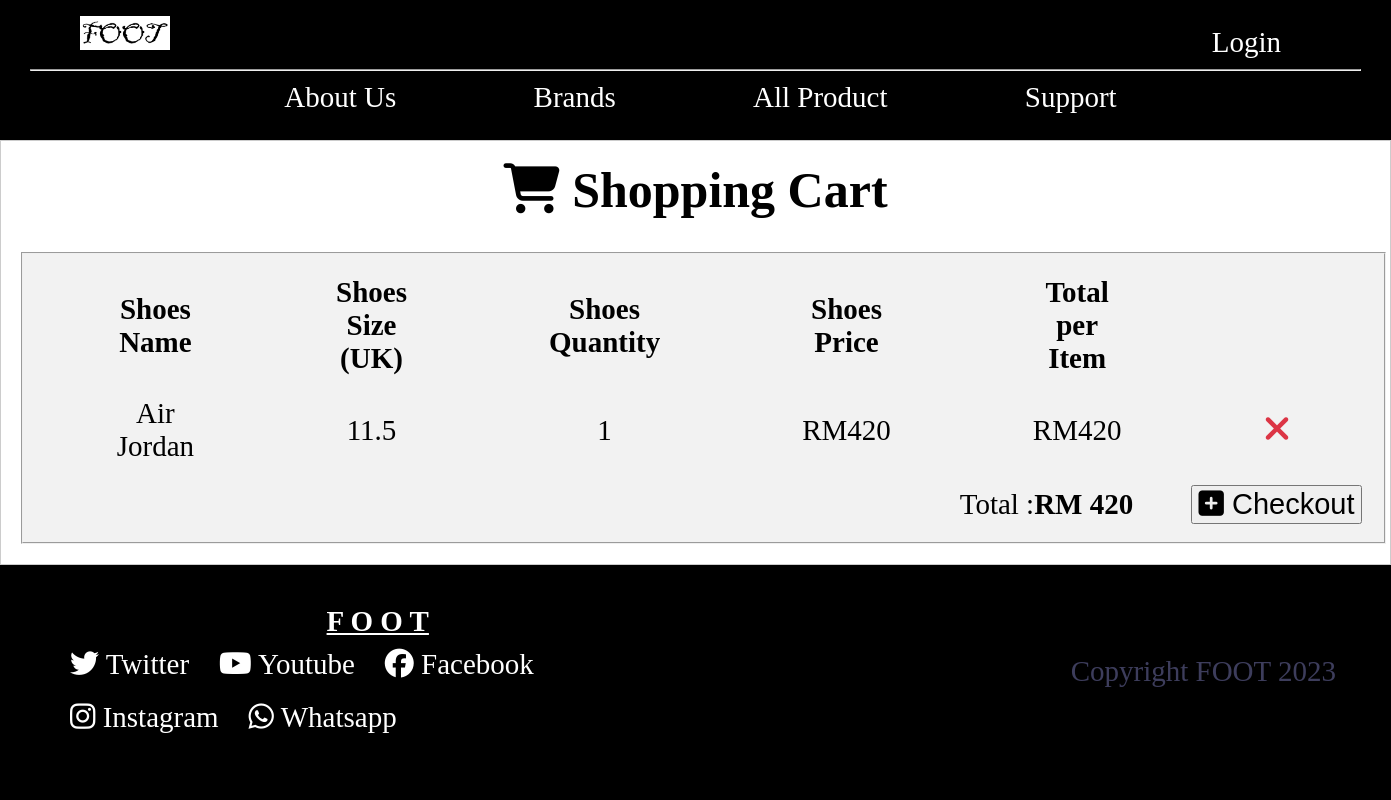
/order.php?user_id=2, run on an earlier commit of the app's database.
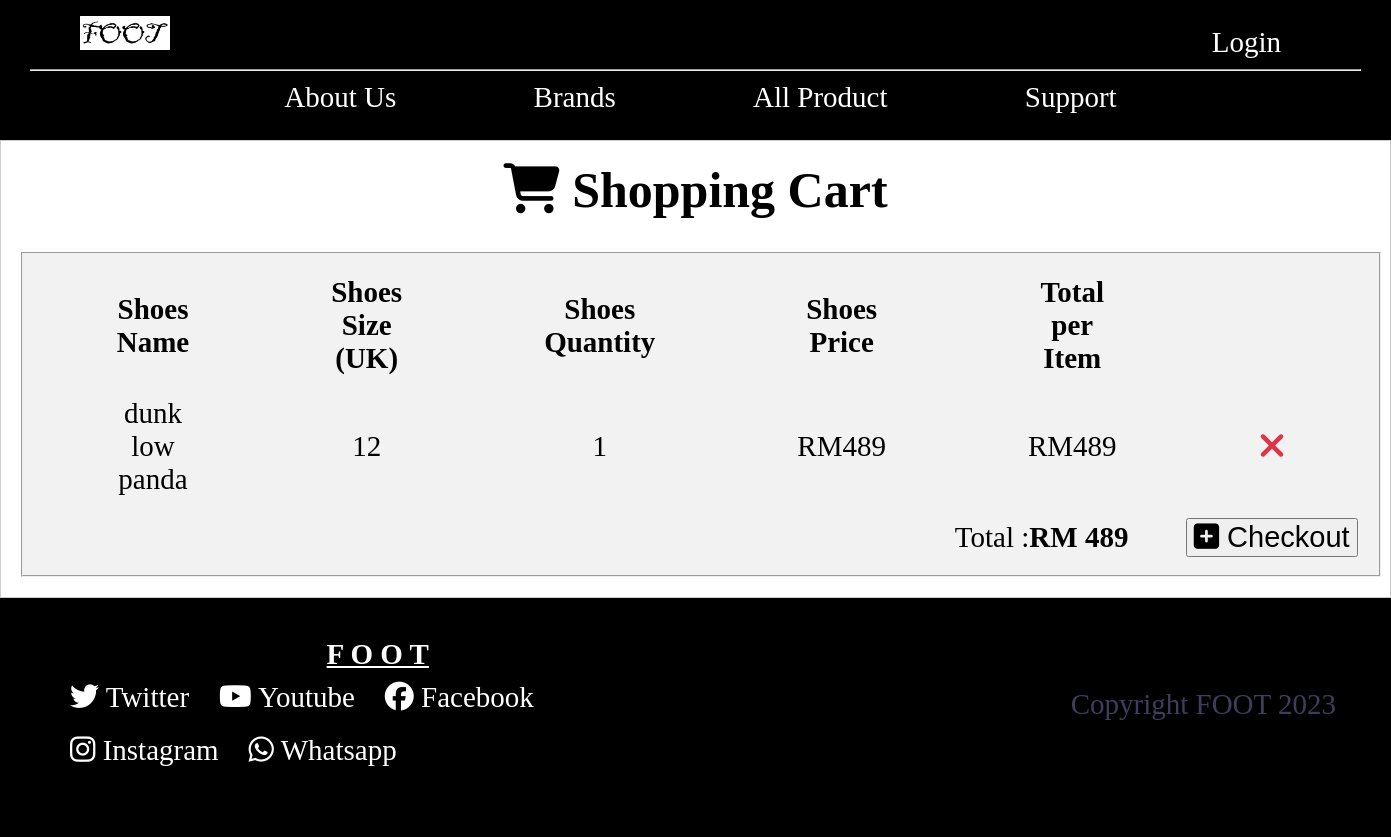
And on a later commit of the database.
### tables this page shows
CREATE TABLE `orders` (
  `order_ID` int(30) NOT NULL,
  `shoesname` varchar(30) NOT NULL,
  `price` int(30) NOT NULL,
  `quantity` int(30) NOT NULL,
  `shoessize` varchar(10) NOT NULL,
  `user_id` int(11) NOT NULL,
  `pro_id` int(11) NOT NULL,
  `stock` int(11) NOT NULL
);

### order.php (the view, shortened to what this page needs)
<?php
    include 'header.php';
    include 'conn.php';
?>
<!DOCTYPE html>
<html lang="en">
<head>
</head>
<body>
<div class="middle">
<div class="container">
<h1><b style="font-size: 50px;"><i class="fa fa-shopping-cart" style="font-size:50px;"> </i> Shopping Cart </b></h1><br>
<fieldset>
    <?php
    $id =$_GET['user_id'];
    $sql = "SELECT * FROM orders where user_id = '$id' ";
    $result = mysqli_query($conn,$sql);
    ?>
  <table >
    <tr>
      <td><strong>Shoes Name </strong></td>
      <td><strong>Shoes Size (UK) </strong></td>
      <td><strong>Shoes Quantity</strong></td>
      <td><strong>Shoes Price</strong></td>
      <td><strong>Total per Item</strong></td>
    </tr>
    <?php
        $total=0;
    while($row = mysqli_fetch_array($result))
    {
        ?>
    <tr>
      <td><?php echo $row["shoesname"]; ?></td>
      <td><?php echo $row["shoessize"]; ?></td>
      <td><?php echo $row["quantity"];	?></td>
      <td>RM<?php echo $row["price"];?></td>
      <?php
        $p=$row["price"];
        $q=$row["quantity"];
        $subtotal=$p*$q;
        $total =  $total + $subtotal;
        ?>
      <td>RM<?php echo $subtotal; ?></td>
      <td><a href="deleteorder.php?order_ID=<?php echo $row['order_ID']; ?>&&user_id=<?php echo $id ?>"><i class="fa fa-close" style="font-size:36px;color:#dc3545;"></i></a>
      </td>
    </tr>
        <?php
    }
    ?>
        </div>
  <div class="rightway">
 <form action="" method="post">
  <p>Total :<span style="color:black"><b>RM <?php echo $total;?></b></span>
  <span style="padding: 0px 0px 0px 50px;">    <button type="submit" name="saveas" ><i class="fa fa-plus-square"></i> Checkout</button></span></p> </form>
</div>
</div>
</body>
</html>
<?php
    include 'footer.php';
?>

What changed in the data, as far as the page shows it:
removed orders: shoesname "Air Jordan", shoessize "11.5", quantity "1", price "420"
added orders: shoesname "dunk low panda", shoessize "12", quantity "1", price "489"
Also different on the page:
$total: "420" → "489"
